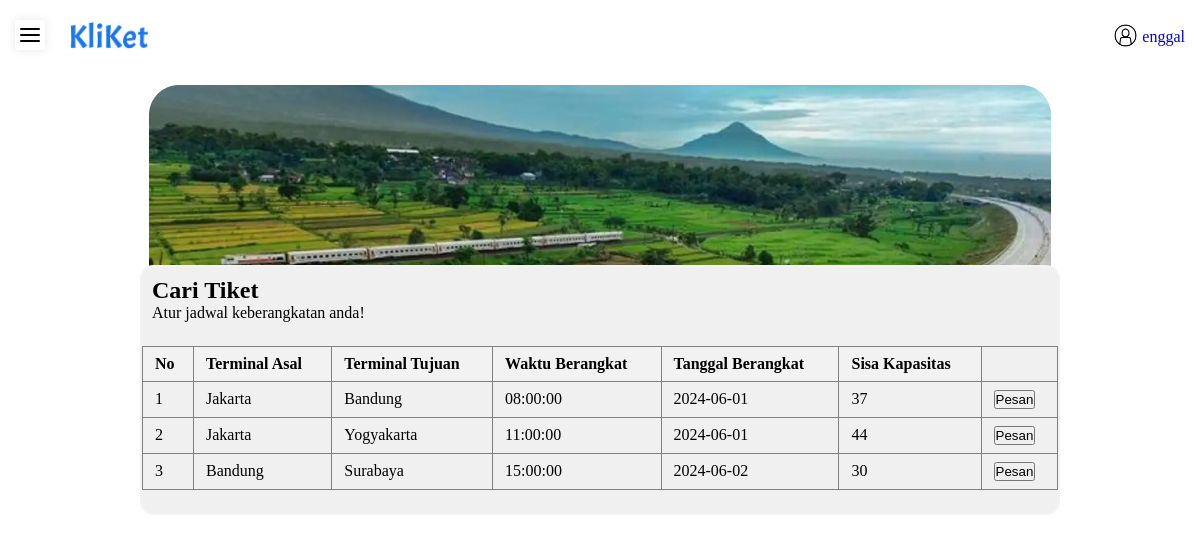
The page /list.php (signed in) on the database its author committed.
### tables this page shows
CREATE TABLE `akun` (
  `userID` int(11) NOT NULL,
  `username` varchar(255) NOT NULL,
  `kategoriID` int(11) DEFAULT NULL,
  `kata_sandi` varchar(255) NOT NULL
);

CREATE TABLE `rute` (
  `ruteID` int(11) NOT NULL,
  `waktu_berangkat` time NOT NULL,
  `asal` varchar(255) NOT NULL,
  `tanggal_berangkat` date NOT NULL,
  `tujuan` varchar(255) DEFAULT NULL
);

### database/showRute.php (the view, shortened to what this page needs)
<?php
include 'database/koneksi.php';
$sql = "SELECT r.ruteID, r.asal, r.tujuan, r.waktu_berangkat, r.tanggal_berangkat,
               b.total_kursi - COALESCE(COUNT(t.pembayaran), 0) AS sisa_kapasitas
        FROM rute r
        LEFT JOIN tiket t ON r.ruteID = t.ruteID AND t.pembayaran = 1
        LEFT JOIN bus b ON r.ruteID = b.ruteID
        GROUP BY r.ruteID, r.asal, r.tujuan, r.waktu_berangkat, r.tanggal_berangkat, b.total_kursi";
$result = $conn->query($sql);
if ($result->num_rows > 0) {
    $no = 1;
    while($row = $result->fetch_assoc()) {
        echo "<tr>
                <td>" . $no . "</td>
                <td>" . $row["asal"] . "</td>
                <td>" . $row["tujuan"] . "</td>
                <td>" . $row["waktu_berangkat"] . "</td>
                <td>" . $row["tanggal_berangkat"] . "</td>
                <td>" . $row["sisa_kapasitas"] . "</td>
                <td><button type='button' onclick='pesanTiket(" . $row["ruteID"] . ")'>Pesan</button></td>
              </tr>";
        $no++;
    }
} else {
    echo "<tr><td colspan='7'>Mohon maaf tiket habis</td></tr>";
}
?>

### list.php (shortened to what this page needs)
<?php
include 'database/koneksi.php';
$username = $_SESSION['username'];
$sql = "SELECT * FROM akun WHERE username='$username'";
$result = $conn->query($sql);
$user = $result->fetch_assoc();
?>
<!DOCTYPE html>
<html lang="en">
<head>
    <link rel="stylesheet" href="css/style.css">
    <link rel="stylesheet" href="css/tabel.css">
</head>
<body>
    <div class="nav">
        <label>
            <div class="toggle">
                <span class="top_line common"></span>
                <span class="middle_line common"></span>
                <span class="bottom_line common"></span>
            </div>
        </label>
        <div class="cont">
            <nav>
                <a href="index.php"><img src="img/Kliket-logo-blue.png" class="logo"></a>
                <ul>
                    <li><a href="profile.php"><img src="img/user_icon.png" class="logo2"><?php echo $user['username']; ?></a></li>
                </ul>
            </nav>
        </div>
    </div>
    <div class="cons">
        <div class="boxs">
            <div class="boxxs">
                <h1 class="pesan-title">Cari Tiket</h1>
                <p class="pesan-sub">Atur jadwal keberangkatan anda!</p>
            </div>
            <div class="table-container">
                <table border="1">
                    <thead>
                        <tr>
                            <th>No</th>
                            <th>Terminal Asal</th>
                            <th>Terminal Tujuan</th>
                            <th>Waktu Berangkat</th>
                            <th>Tanggal Berangkat</th>
                            <th>Sisa Kapasitas</th>
                        </tr>
                    </thead>
                    <tbody>
                        <?php include 'database/showRute.php';?>
                    </tbody>
                </table>
            </div>
        </div>
    </div>
</body>
</html>

### css/style.css (style rules this page uses)
* { margin: 0; padding: 0; box-sizing: border-box; }
.nav { width: 100%; height: 55px; background-color: white; background-position: center; background-size: cover; }
nav { display: flex; align-items: center; justify-content: space-between; flex-wrap: wrap; }
.logo { margin-left: 70px; margin-top: 22px; width: 80px; }
nav ul li { display: inline-block; list-style: none; margin: 0px 15px; margin-top: 12px; }
nav ul li a { text-decoration: none; position: relative; }
nav ul li a::after { content: ''; width: 0; height: 3px; background: #0D6EFD; position: absolute; left: 0; bottom: -4px; transition: 1s; }
.logo2 { margin-bottom: -10px; width: 33px; }
.toggle { position: absolute; height: 30px; width: 30px; top: 20px; left: 15px; z-index: 1; cursor: pointer; border-radius: 2px; background-color: white; box-shadow: 0 0 10px rgba(0, 0, 0, 0.1); }
.toggle .common { position: absolute; height: 2px; width: 20px; background-color: black; border-radius: 50px; transition: 0.3 ease; }
.toggle .top_line { top: 30%; left: 50%; transform: translate(-50%,-50%); }
.toggle .middle_line { top: 50%; left: 50%; transform: translate(-50%,-50%); }
.toggle .bottom_line { top: 70%; left: 50%; transform: translate(-50%,-50%); }
.cons { display: flex; background-color: white; justify-content: center; width: 100vw; height: 35vw; margin-top: 20px; }
.cons .boxs { position: absolute; }
.boxs { display: grid; margin-top: 190px; width: 920px; height: 250px; outline: none; border: none; border: 2px solid rgba(255,255,255, 0.2); border-radius: 14px; background-color: #F0F0F0; }
.boxs .pesan-title { font-size: 24px; margin-left: 10px; margin-top: 10px; }
.boxs .pesan-sub { font-size: 16px; margin-left: 10px; }

### css/tabel.css (style rules this page uses)
.table-container { max-height: 150px; overflow-y: auto; }
table { width: 100%; border-collapse: collapse; }
th, td { padding: 8px 12px; text-align: left; }
th { background-color: #f2f2f2; }

### rows shown on the page
akun: username "enggal"
rute: asal "Jakarta", tujuan "Bandung", waktu_berangkat "08:00:00", tanggal_berangkat "2024-06-01", sisa_kapasitas "37"
rute: asal "Jakarta", tujuan "Yogyakarta", waktu_berangkat "11:00:00", tanggal_berangkat "2024-06-01", sisa_kapasitas "44"
rute: asal "Bandung", tujuan "Surabaya", waktu_berangkat "15:00:00", tanggal_berangkat "2024-06-02", sisa_kapasitas "30"
